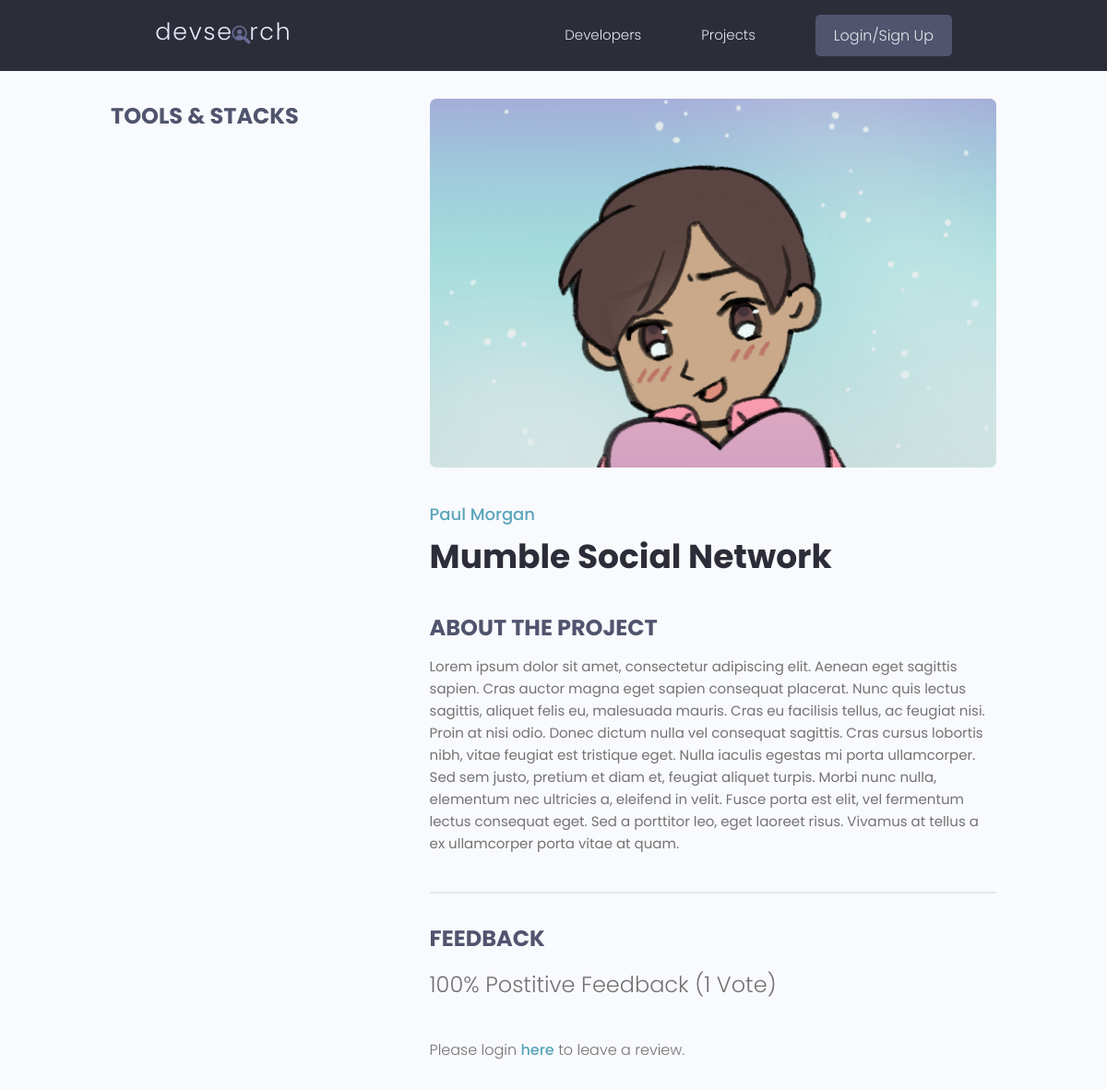
Before: /projects/project/bd07b886-0cfc-4abe-8dc7-9a121f83548a with the older database file.
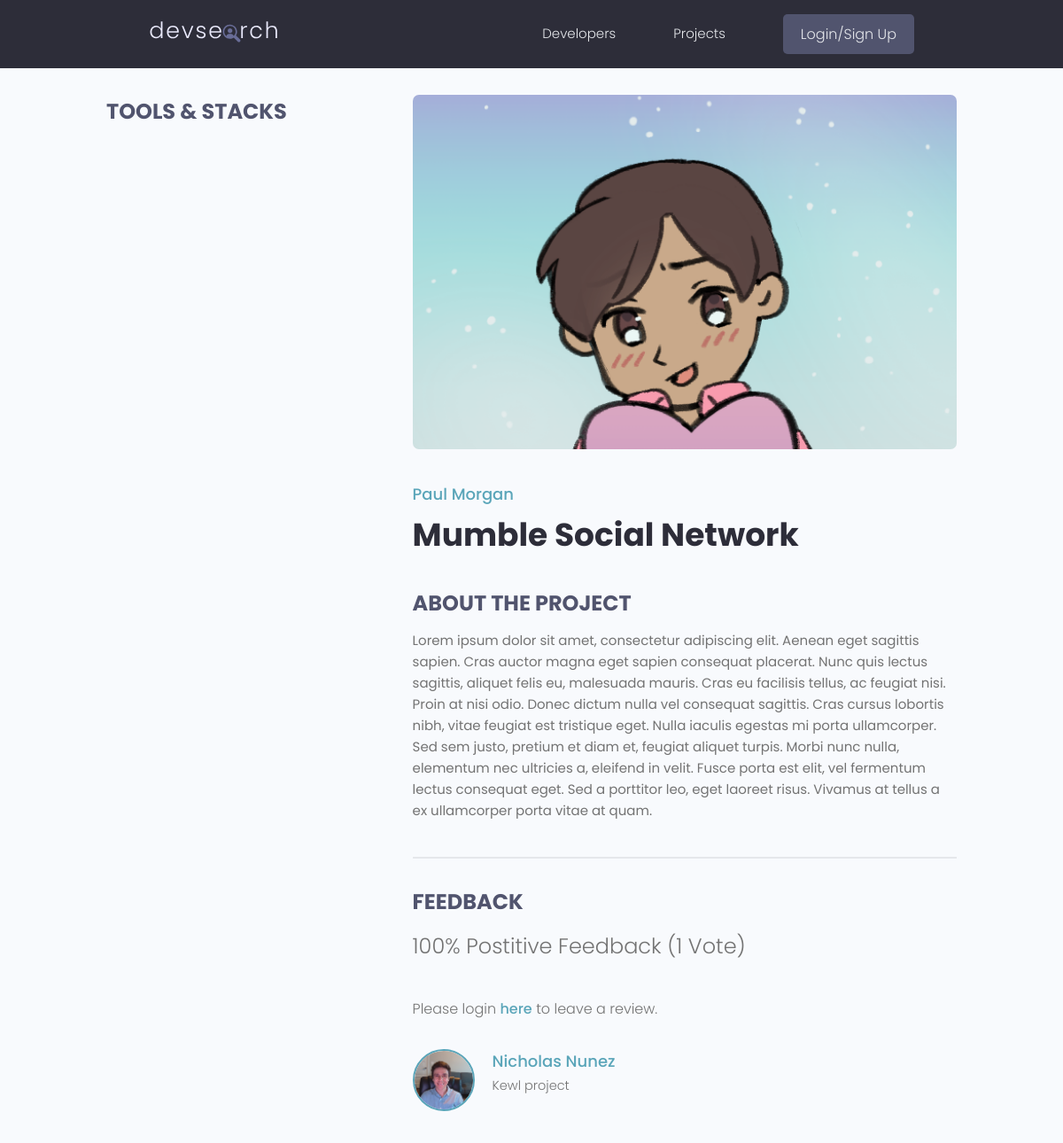
After: the same page with the newer database file.
### projects/models.py (models this page shows, shortened)
class Review(models.Model):
    VOTE_TYPE = (
        ('up', 'Up Vote'),
        ('down', 'Down Vote'),
    )
    owner = models.ForeignKey(Profile, on_delete=models.CASCADE, null=True)
    project = models.ForeignKey(Project, on_delete=models.CASCADE) # Delete all reviews if project deleted
    body = models.TextField(null=True, blank=True)
    value = models.CharField(max_length=200, choices=VOTE_TYPE)
    created = models.DateTimeField(auto_now_add=True)
    id = models.UUIDField(default=uuid.uuid4, unique=True, primary_key=True, editable=False)
    class Meta:
        unique_together = [['owner', 'project']] # Same owner can't leave multiple reviews for one project

### users/models.py (models this page shows, shortened)
class Profile(models.Model):
    user = models.OneToOneField(User, on_delete=models.CASCADE, null=True, blank=True)
    name = models.CharField(max_length=200, null=True, blank=True)
    email = models.EmailField(max_length=500, null=True, blank=True)
    username = models.CharField(max_length=200, null=True, blank=True)
    location = models.CharField(max_length=200, null=True, blank=True)
    short_intro = models.CharField(max_length=500, null=True, blank=True)
    bio = models.TextField(null=True, blank=True)
    profile_image = models.ImageField(null=True, blank=True, upload_to='profiles/', default='profiles/user-default.png')
    social_github = models.CharField(max_length=200, null=True, blank=True)
    social_twitter = models.CharField(max_length=200, null=True, blank=True)
    social_stackoverflow = models.CharField(max_length=200, null=True, blank=True)
    social_linkedin = models.CharField(max_length=200, null=True, blank=True)
    social_youtube = models.CharField(max_length=200, null=True, blank=True)
    social_website = models.CharField(max_length=200, null=True, blank=True)
    created = models.DateTimeField(auto_now_add=True)
    id = models.UUIDField(default=uuid.uuid4, unique=True, primary_key=True, editable=False)

### projects/views.py (the view, shortened to what this page needs)
# urls.py: path('project/<str:pk>', views.project, name="project"),
def project(request, pk):
    projectObj = Project.objects.get(id=pk)
    form = ReviewForm()
    tags = projectObj.tags.all()
    context = {'project':projectObj, 'tags':tags, 'form':form}
    return render(request, 'projects/single-project.html', context)

### projects/models.py (called while the page is built)
    @property
    def reviewers(self):
        queryset = self.review_set.all().values_list('owner__id', flat=True)
        return queryset

### projects/templates/projects/single-project.html (shortened to what this page needs)
{% extends 'main.html' %}
{% block content %}
  <main class="singleProject my-md">
    <div class="container">
      <div class="layout">
        <div class="column column--1of3">
          <h3 class="singleProject__subtitle">Tools & Stacks</h3>
        </div>
        <div class="column column--2of3">
          <img class="singleProject__preview" src="{{ project.featured_image.url }}" alt="portfolio thumbnail" />
          <a href="{% url 'profile' project.owner.id %}" class="singleProject__developer">{{ project.owner.name }}</a>
          <h2 class="singleProject__title">{{ project.title }}</h2>
          <h3 class="singleProject__subtitle">About the Project</h3>
          <div class="singleProject__info">
            {{ project.description }}
          </div>
          <div class="comments">
            <h3 class="singleProject__subtitle">Feedback</h3>
            <h5 class="project--rating">
              {{ project.vote_ratio }}% Postitive Feedback ({{ project.vote_total }} Vote{{ project.vote_total | pluralize:"s" }})
            </h5>
            {% if request.user.profile.id in project.reviewers %}
            <p>You have already submitted a review for this project.</p>
            {% elif request.user.profile == project.owner %}
            <p>You cannot review your own work.</p>
            {% else %}
            <p>Please login <a href="{% url 'login' %}?next={{ request.path }}">here</a> to leave a review.</p>
            {% endif %}
            <div class="commentList">
              {% for review in project.review_set.all %}
              {% if review.body %}
              <div class="comment">
                <a href="{% url 'profile' review.owner.id %}">
                  <img class="avatar avatar--md"
                    src="{{ review.owner.profile_image.url }}" alt="user" />
                </a>
                <div class="comment__details">
                  <a href="{% url 'profile' review.owner.id %}" class="comment__author">{{ review.owner.name }}</a>
                  <p class="comment__info">
                    {{ review.body|linebreaksbr }}
                  </p>
                </div>
              </div>
              {% endif %}
              {% endfor %}
            </div>
          </div>
        </div>
      </div>
    </div>
  </main>
{% endblock content %}

Changed rows visible on the page:
added Review: owner.profile_image (picture), owner.name "Nicholas Nunez", body "Kewl project"
